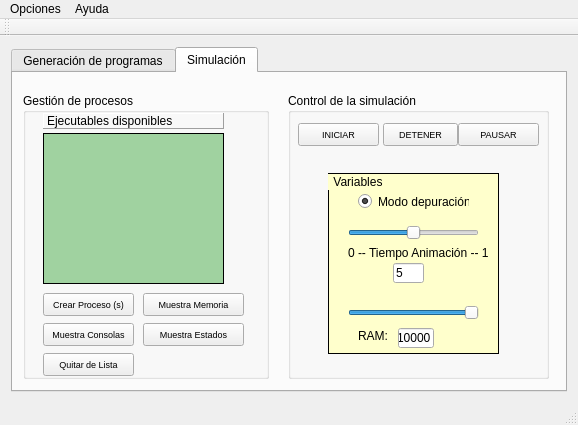
<?xml version="1.0" encoding="UTF-8"?>
<ui version="4.0">
 <class>MainWindow</class>
 <widget class="QMainWindow" name="MainWindow">
  <property name="geometry">
   <rect>
    <x>0</x>
    <y>0</y>
    <width>578</width>
    <height>425</height>
   </rect>
  </property>
  <property name="windowTitle">
   <string>CPU &amp; OS Simulator</string>
  </property>
  <widget class="QWidget" name="centralWidget">
   <layout class="QVBoxLayout" name="verticalLayout">
    <item>
     <widget class="QTabWidget" name="tabWidget">
      <property name="currentIndex">
       <number>1</number>
      </property>
      <widget class="QWidget" name="tab">
       <attribute name="title">
        <string>Generación de programas</string>
       </attribute>
       <widget class="QGroupBox" name="groupBox">
        <property name="geometry">
         <rect>
          <x>10</x>
          <y>10</y>
          <width>541</width>
          <height>311</height>
         </rect>
        </property>
        <property name="title">
         <string>Gestión de código fuente y código máquina</string>
        </property>
        <widget class="QLabel" name="label_5">
         <property name="geometry">
          <rect>
           <x>280</x>
           <y>20</y>
           <width>191</width>
           <height>20</height>
          </rect>
         </property>
         <property name="font">
          <font>
           <weight>75</weight>
           <bold>true</bold>
          </font>
         </property>
         <property name="frameShape">
          <enum>QFrame::Panel</enum>
         </property>
         <property name="frameShadow">
          <enum>QFrame::Sunken</enum>
         </property>
         <property name="lineWidth">
          <number>1</number>
         </property>
         <property name="text">
          <string>Archivos tipo .LM</string>
         </property>
        </widget>
        <widget class="QLabel" name="label_6">
         <property name="geometry">
          <rect>
           <x>10</x>
           <y>20</y>
           <width>191</width>
           <height>20</height>
          </rect>
         </property>
         <property name="font">
          <font>
           <weight>75</weight>
           <bold>true</bold>
          </font>
         </property>
         <property name="frameShape">
          <enum>QFrame::Panel</enum>
         </property>
         <property name="frameShadow">
          <enum>QFrame::Sunken</enum>
         </property>
         <property name="text">
          <string>Archivos tipo .ASIM</string>
         </property>
        </widget>
        <widget class="QListWidget" name="listWidget_LM">
         <property name="geometry">
          <rect>
           <x>280</x>
           <y>40</y>
           <width>191</width>
           <height>131</height>
          </rect>
         </property>
         <property name="styleSheet">
          <string notr="true">QListWidget {
background-color: rgb(255, 255, 204);
 border-style: outset;
 border-width: 1px;
}</string>
         </property>
        </widget>
        <widget class="QListWidget" name="listWidget_ASM">
         <property name="geometry">
          <rect>
           <x>10</x>
           <y>40</y>
           <width>191</width>
           <height>131</height>
          </rect>
         </property>
         <property name="styleSheet">
          <string notr="true">QListWidget {
background-color: rgb(0, 204, 255);
 border-style: outset;
 border-width: 1px;
}</string>
         </property>
        </widget>
        <widget class="QWidget" name="verticalLayoutWidget">
         <property name="geometry">
          <rect>
           <x>20</x>
           <y>180</y>
           <width>131</width>
           <height>134</height>
          </rect>
         </property>
         <layout class="QVBoxLayout" name="verticalLayout_2">
          <item>
           <widget class="QPushButton" name="pushButton_20">
            <property name="font">
             <font>
              <family>Arial</family>
              <pointsize>7</pointsize>
             </font>
            </property>
            <property name="toolTip">
             <string extracomment="Carga en las listas de archivos según extensión"/>
            </property>
            <property name="text">
             <string>CARGAR ASIM</string>
            </property>
           </widget>
          </item>
          <item>
           <widget class="QPushButton" name="pushButton_17">
            <property name="font">
             <font>
              <family>Arial</family>
              <pointsize>7</pointsize>
             </font>
            </property>
            <property name="text">
             <string>Editar ASIM</string>
            </property>
           </widget>
          </item>
          <item>
           <widget class="QPushButton" name="pushButton_14">
            <property name="font">
             <font>
              <family>Arial</family>
              <pointsize>7</pointsize>
             </font>
            </property>
            <property name="text">
             <string>Nuevo ASIM</string>
            </property>
           </widget>
          </item>
          <item>
           <widget class="QPushButton" name="pushButton_18">
            <property name="font">
             <font>
              <family>Arial</family>
              <pointsize>7</pointsize>
             </font>
            </property>
            <property name="text">
             <string>Borrar ASIM</string>
            </property>
           </widget>
          </item>
         </layout>
        </widget>
        <widget class="QWidget" name="verticalLayoutWidget_2">
         <property name="geometry">
          <rect>
           <x>290</x>
           <y>180</y>
           <width>121</width>
           <height>100</height>
          </rect>
         </property>
         <layout class="QVBoxLayout" name="verticalLayout_3">
          <item>
           <widget class="QPushButton" name="pushButton_22">
            <property name="font">
             <font>
              <family>Arial</family>
              <pointsize>7</pointsize>
             </font>
            </property>
            <property name="toolTip">
             <string extracomment="Carga en las listas de archivos según extensión"/>
            </property>
            <property name="text">
             <string>CARGAR LM</string>
            </property>
           </widget>
          </item>
          <item>
           <widget class="QPushButton" name="pushButton_21">
            <property name="font">
             <font>
              <family>Arial</family>
              <pointsize>7</pointsize>
             </font>
            </property>
            <property name="text">
             <string>Ver LM</string>
            </property>
           </widget>
          </item>
          <item>
           <widget class="QPushButton" name="pushButton_6">
            <property name="font">
             <font>
              <family>Arial</family>
              <pointsize>7</pointsize>
             </font>
            </property>
            <property name="text">
             <string>Borrar LM</string>
            </property>
           </widget>
          </item>
         </layout>
        </widget>
        <widget class="QPushButton" name="pushButton_19">
         <property name="geometry">
          <rect>
           <x>160</x>
           <y>180</y>
           <width>121</width>
           <height>23</height>
          </rect>
         </property>
         <property name="font">
          <font>
           <family>Arial</family>
           <pointsize>7</pointsize>
          </font>
         </property>
         <property name="text">
          <string>GENERAR EJECUTABLE</string>
         </property>
        </widget>
        <widget class="QPushButton" name="pushButton_15">
         <property name="geometry">
          <rect>
           <x>420</x>
           <y>180</y>
           <width>111</width>
           <height>23</height>
          </rect>
         </property>
         <property name="font">
          <font>
           <family>Arial</family>
           <pointsize>7</pointsize>
          </font>
         </property>
         <property name="toolTip">
          <string extracomment="Crear el proceso y lo coloca en lista de espera para ejecución"/>
         </property>
         <property name="text">
          <string extracomment="Agrega a la lista de espera en la pestaña de simulación">PARA SIMULACION</string>
         </property>
        </widget>
       </widget>
      </widget>
      <widget class="QWidget" name="tab_2">
       <attribute name="title">
        <string>Simulación</string>
       </attribute>
       <widget class="QGroupBox" name="groupBox_2">
        <property name="geometry">
         <rect>
          <x>10</x>
          <y>20</y>
          <width>246</width>
          <height>286</height>
         </rect>
        </property>
        <property name="title">
         <string>Gestión de procesos</string>
        </property>
        <widget class="QListWidget" name="listWidget_Process">
         <property name="geometry">
          <rect>
           <x>20</x>
           <y>40</y>
           <width>181</width>
           <height>151</height>
          </rect>
         </property>
         <property name="font">
          <font>
           <family>Arial</family>
           <pointsize>8</pointsize>
           <weight>9</weight>
           <italic>false</italic>
           <bold>false</bold>
          </font>
         </property>
         <property name="styleSheet">
          <string notr="true">QListWidget {
	background-color: rgb(160, 210, 160);
    border-style: outset;
    border-width: 1px;
    border-color: black;
	font: 75 8pt &quot;Arial&quot;;
}</string>
         </property>
         <property name="editTriggers">
          <set>QAbstractItemView::NoEditTriggers</set>
         </property>
         <property name="showDropIndicator" stdset="0">
          <bool>false</bool>
         </property>
         <property name="selectionMode">
          <enum>QAbstractItemView::SingleSelection</enum>
         </property>
        </widget>
        <widget class="QPushButton" name="pushButton">
         <property name="geometry">
          <rect>
           <x>20</x>
           <y>200</y>
           <width>91</width>
           <height>23</height>
          </rect>
         </property>
         <property name="font">
          <font>
           <family>Arial</family>
           <pointsize>7</pointsize>
          </font>
         </property>
         <property name="text">
          <string>Crear Proceso (s)</string>
         </property>
        </widget>
        <widget class="QPushButton" name="pushButton_2">
         <property name="geometry">
          <rect>
           <x>20</x>
           <y>230</y>
           <width>91</width>
           <height>23</height>
          </rect>
         </property>
         <property name="font">
          <font>
           <family>Arial</family>
           <pointsize>7</pointsize>
          </font>
         </property>
         <property name="text">
          <string>Muestra Consolas</string>
         </property>
        </widget>
        <widget class="QPushButton" name="pushButton_5">
         <property name="geometry">
          <rect>
           <x>120</x>
           <y>230</y>
           <width>101</width>
           <height>23</height>
          </rect>
         </property>
         <property name="font">
          <font>
           <family>Arial</family>
           <pointsize>7</pointsize>
          </font>
         </property>
         <property name="text">
          <string>Muestra Estados</string>
         </property>
        </widget>
        <widget class="QLabel" name="label_3">
         <property name="geometry">
          <rect>
           <x>20</x>
           <y>20</y>
           <width>181</width>
           <height>16</height>
          </rect>
         </property>
         <property name="font">
          <font>
           <family>Arial</family>
          </font>
         </property>
         <property name="frameShape">
          <enum>QFrame::Panel</enum>
         </property>
         <property name="frameShadow">
          <enum>QFrame::Raised</enum>
         </property>
         <property name="text">
          <string>Ejecutables disponibles</string>
         </property>
        </widget>
        <widget class="QPushButton" name="pushButton_8">
         <property name="geometry">
          <rect>
           <x>120</x>
           <y>200</y>
           <width>101</width>
           <height>23</height>
          </rect>
         </property>
         <property name="font">
          <font>
           <family>Arial</family>
           <pointsize>7</pointsize>
          </font>
         </property>
         <property name="text">
          <string>Muestra Memoria</string>
         </property>
        </widget>
        <widget class="QPushButton" name="pushButton_9">
         <property name="geometry">
          <rect>
           <x>20</x>
           <y>260</y>
           <width>91</width>
           <height>23</height>
          </rect>
         </property>
         <property name="font">
          <font>
           <family>Arial</family>
           <pointsize>7</pointsize>
          </font>
         </property>
         <property name="text">
          <string>Quitar de Lista</string>
         </property>
        </widget>
       </widget>
       <widget class="QGroupBox" name="groupBox_3">
        <property name="geometry">
         <rect>
          <x>275</x>
          <y>20</y>
          <width>261</width>
          <height>286</height>
         </rect>
        </property>
        <property name="title">
         <string>Control de la simulación</string>
        </property>
        <widget class="QGroupBox" name="groupBox_4">
         <property name="geometry">
          <rect>
           <x>40</x>
           <y>80</y>
           <width>171</width>
           <height>181</height>
          </rect>
         </property>
         <property name="font">
          <font>
           <family>Arial</family>
           <pointsize>9</pointsize>
          </font>
         </property>
         <property name="styleSheet">
          <string notr="true">QGroupBox {
background-color: rgb(255, 255, 204);
 border-style: outset;
 border-width: 1px;
}</string>
         </property>
         <property name="title">
          <string> Variables </string>
         </property>
         <widget class="QLabel" name="label_2">
          <property name="geometry">
           <rect>
            <x>20</x>
            <y>70</y>
            <width>141</width>
            <height>20</height>
           </rect>
          </property>
          <property name="font">
           <font>
            <family>Arial</family>
           </font>
          </property>
          <property name="text">
           <string>0 -- Tiempo Animación -- 10</string>
          </property>
         </widget>
         <widget class="QLineEdit" name="line_RAM">
          <property name="geometry">
           <rect>
            <x>70</x>
            <y>155</y>
            <width>36</width>
            <height>20</height>
           </rect>
          </property>
          <property name="text">
           <string>10000</string>
          </property>
          <property name="readOnly">
           <bool>true</bool>
          </property>
         </widget>
         <widget class="QSlider" name="hsTime">
          <property name="geometry">
           <rect>
            <x>20</x>
            <y>50</y>
            <width>131</width>
            <height>20</height>
           </rect>
          </property>
          <property name="toolTip">
           <string extracomment="Velocidad de animacaión"/>
          </property>
          <property name="statusTip">
           <string extracomment="Control de tiempo en simulación."/>
          </property>
          <property name="maximum">
           <number>10</number>
          </property>
          <property name="pageStep">
           <number>1</number>
          </property>
          <property name="value">
           <number>5</number>
          </property>
          <property name="sliderPosition">
           <number>5</number>
          </property>
          <property name="orientation">
           <enum>Qt::Horizontal</enum>
          </property>
         </widget>
         <widget class="QRadioButton" name="radioButton">
          <property name="geometry">
           <rect>
            <x>30</x>
            <y>20</y>
            <width>111</width>
            <height>17</height>
           </rect>
          </property>
          <property name="font">
           <font>
            <family>Arial</family>
           </font>
          </property>
          <property name="text">
           <string>Modo depuración</string>
          </property>
          <property name="checked">
           <bool>true</bool>
          </property>
         </widget>
         <widget class="QLabel" name="label">
          <property name="geometry">
           <rect>
            <x>30</x>
            <y>155</y>
            <width>36</width>
            <height>16</height>
           </rect>
          </property>
          <property name="font">
           <font>
            <family>Arial</family>
           </font>
          </property>
          <property name="text">
           <string>RAM:</string>
          </property>
         </widget>
         <widget class="QLineEdit" name="time">
          <property name="geometry">
           <rect>
            <x>65</x>
            <y>90</y>
            <width>31</width>
            <height>20</height>
           </rect>
          </property>
          <property name="text">
           <string>5</string>
          </property>
          <property name="readOnly">
           <bool>true</bool>
          </property>
         </widget>
         <widget class="QSlider" name="hsRAM">
          <property name="geometry">
           <rect>
            <x>20</x>
            <y>130</y>
            <width>131</width>
            <height>20</height>
           </rect>
          </property>
          <property name="toolTip">
           <string extracomment="RAM del PC virtual"/>
          </property>
          <property name="statusTip">
           <string extracomment="Control de tiempo en simulación."/>
          </property>
          <property name="minimum">
           <number>100</number>
          </property>
          <property name="maximum">
           <number>10000</number>
          </property>
          <property name="singleStep">
           <number>50</number>
          </property>
          <property name="pageStep">
           <number>50</number>
          </property>
          <property name="value">
           <number>10000</number>
          </property>
          <property name="sliderPosition">
           <number>10000</number>
          </property>
          <property name="tracking">
           <bool>true</bool>
          </property>
          <property name="orientation">
           <enum>Qt::Horizontal</enum>
          </property>
          <property name="tickInterval">
           <number>50</number>
          </property>
         </widget>
        </widget>
        <widget class="QPushButton" name="pushButton_3">
         <property name="geometry">
          <rect>
           <x>95</x>
           <y>30</y>
           <width>75</width>
           <height>23</height>
          </rect>
         </property>
         <property name="font">
          <font>
           <family>Arial</family>
           <pointsize>7</pointsize>
          </font>
         </property>
         <property name="text">
          <string>DETENER</string>
         </property>
        </widget>
        <widget class="QPushButton" name="pushButton_4">
         <property name="geometry">
          <rect>
           <x>10</x>
           <y>30</y>
           <width>81</width>
           <height>23</height>
          </rect>
         </property>
         <property name="font">
          <font>
           <family>Arial</family>
           <pointsize>7</pointsize>
          </font>
         </property>
         <property name="text">
          <string>INICIAR</string>
         </property>
        </widget>
        <widget class="QPushButton" name="pushButton_7">
         <property name="geometry">
          <rect>
           <x>170</x>
           <y>30</y>
           <width>81</width>
           <height>23</height>
          </rect>
         </property>
         <property name="font">
          <font>
           <family>Arial</family>
           <pointsize>7</pointsize>
          </font>
         </property>
         <property name="text">
          <string>PAUSAR</string>
         </property>
        </widget>
        <widget class="QLabel" name="label_Simula">
         <property name="geometry">
          <rect>
           <x>30</x>
           <y>60</y>
           <width>201</width>
           <height>16</height>
          </rect>
         </property>
         <property name="font">
          <font>
           <family>Arial</family>
           <pointsize>9</pointsize>
           <weight>75</weight>
           <bold>true</bold>
           <underline>true</underline>
          </font>
         </property>
         <property name="text">
          <string/>
         </property>
         <property name="alignment">
          <set>Qt::AlignCenter</set>
         </property>
        </widget>
       </widget>
      </widget>
     </widget>
    </item>
   </layout>
  </widget>
  <widget class="QMenuBar" name="menuBar">
   <property name="geometry">
    <rect>
     <x>0</x>
     <y>0</y>
     <width>578</width>
     <height>22</height>
    </rect>
   </property>
   <widget class="QMenu" name="menuOpciones">
    <property name="title">
     <string>Opciones</string>
    </property>
    <addaction name="actionSalir"/>
   </widget>
   <widget class="QMenu" name="menuAyuda">
    <property name="title">
     <string>Ayuda</string>
    </property>
    <addaction name="actionAcerca_de"/>
    <addaction name="actionArquitectura_MV"/>
   </widget>
   <addaction name="menuOpciones"/>
   <addaction name="menuAyuda"/>
  </widget>
  <widget class="QToolBar" name="mainToolBar">
   <attribute name="toolBarArea">
    <enum>TopToolBarArea</enum>
   </attribute>
   <attribute name="toolBarBreak">
    <bool>false</bool>
   </attribute>
  </widget>
  <widget class="QStatusBar" name="statusBar"/>
  <action name="actionAcerca_de">
   <property name="text">
    <string>Acerca de</string>
   </property>
  </action>
  <action name="actionSalir">
   <property name="text">
    <string>Salir</string>
   </property>
  </action>
  <action name="actionArquitectura_MV">
   <property name="text">
    <string>Arquitectura MV</string>
   </property>
  </action>
 </widget>
 <layoutdefault spacing="6" margin="11"/>
 <resources/>
 <connections>
  <connection>
   <sender>actionSalir</sender>
   <signal>triggered()</signal>
   <receiver>MainWindow</receiver>
   <slot>salir()</slot>
   <hints>
    <hint type="sourcelabel">
     <x>-1</x>
     <y>-1</y>
    </hint>
    <hint type="destinationlabel">
     <x>292</x>
     <y>248</y>
    </hint>
   </hints>
  </connection>
  <connection>
   <sender>actionAcerca_de</sender>
   <signal>triggered()</signal>
   <receiver>MainWindow</receiver>
   <slot>acercade()</slot>
   <hints>
    <hint type="sourcelabel">
     <x>-1</x>
     <y>-1</y>
    </hint>
    <hint type="destinationlabel">
     <x>292</x>
     <y>248</y>
    </hint>
   </hints>
  </connection>
  <connection>
   <sender>actionArquitectura_MV</sender>
   <signal>triggered()</signal>
   <receiver>MainWindow</receiver>
   <slot>ayuda()</slot>
   <hints>
    <hint type="sourcelabel">
     <x>-1</x>
     <y>-1</y>
    </hint>
    <hint type="destinationlabel">
     <x>288</x>
     <y>212</y>
    </hint>
   </hints>
  </connection>
 </connections>
 <slots>
  <slot>salir()</slot>
  <slot>acercade()</slot>
  <slot>ayuda()</slot>
 </slots>
</ui>
